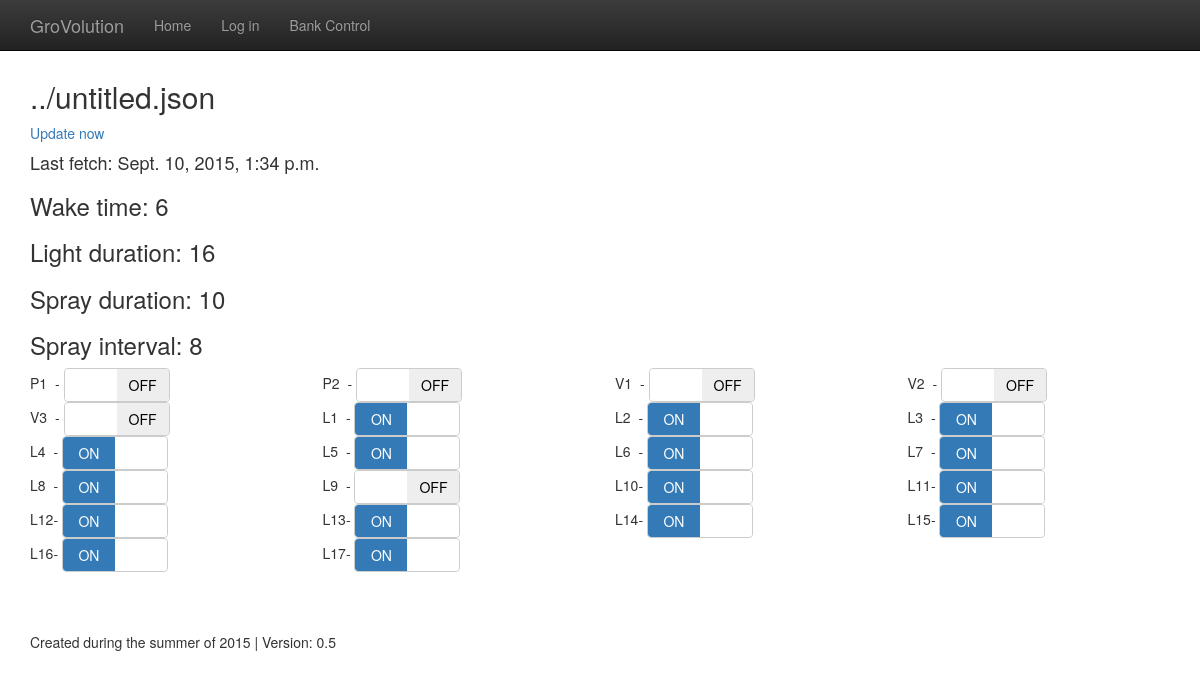
The app's page /gv_bank_display/2/ (signed in) with its own data.
### gv_bank_display/models.py (models this page shows, shortened)
class GV_Bank(models.Model):
    bank_name = models.CharField(max_length=200)
    last_fetch = models.DateTimeField('last fetch')
    wake_time = models.IntegerField()
    light_duration = models.IntegerField()
    spray_interval = models.IntegerField()
    spray_duration = models.IntegerField()
    class Meta:
        verbose_name = "Bank"
        verbose_name_plural = "Banks"

class GV_Relay(models.Model):
    bank = models.ForeignKey(GV_Bank)
    label = models.CharField(max_length=2)
    number = models.IntegerField()
    status = models.BooleanField()
    class Meta:
        verbose_name = "Relay"
        verbose_name_plural = "Relays"

### gv_bank_display/views.py (the view)
# urls.py: url(r'(?P<pk>\d+)/$', views.bank_detail),
@login_required
def bank_detail(request, pk):
    bank = get_object_or_404(GV_Bank, pk=pk)
    return render(request, 'gv_bank_display/bank_detail.html', {'bank': bank})

### gv_bank_display/templates/gv_bank_display/bank_detail.html (shortened to what this page needs)
{% extends "base_template.html" %}
{% block content %}
    <article>
        <h2>{{ bank.bank_name }}</h2>
        <a href="#" onclick="bank_fetch_and_update()">Update now</a>
        <h4>Last fetch: {{ bank.last_fetch }}</h4>
        <h3>Wake time: {{ bank.wake_time }}</h3>
        <h3>Light duration: {{ bank.light_duration }}</h3>
        <h3>Spray duration: {{ bank.spray_duration }}</h3>
        <h3>Spray interval: {{ bank.spray_interval }}</h3>
        <div class="row">
            {% for relay in bank.gv_relay_set.all %}
              <div class="col-xs-6 col-sm-3">
                      {{ relay.label }}{{ relay.number }}{% if relay.number < 10 %}&nbsp;&nbsp;{% endif %}-
              </div>
            {% endfor %}
        </div>
      </article>
{% endblock %}

### templates/base_template.html (shortened to what this page needs)
{% load staticfiles %}
<!DOCTYPE html>
<html>
<head>
    <link rel="stylesheet" href="https://maxcdn.bootstrapcdn.com/bootstrap/3.3.5/css/bootstrap.min.css">
    <link rel="stylesheet" href="https://maxcdn.bootstrapcdn.com/bootstrap/3.3.5/css/bootstrap-theme.min.css">
    <link rel="stylesheet" href="{% static "bootstrap/bootstrap-switch/bootstrap-switch.min.css" %}">
</head>
<body>
    <nav class="navbar navbar-inverse navbar-fixed-top">
        <div class="container">
            <div class="navbar-header">
                <a class="navbar-brand" href="/">GroVolution </a>
            </div>
            <div id="navbar" class="navbar-collapse collapse">
                <ul class="nav navbar-nav">
                    <li><a href="/">Home</a></li>
                    <li><a href="/login/">Log in</a></li>
                    <li><a href="/gv_bank_display/">Bank Control</a></li>
                </ul>
            </div>
        </div>
    </nav>
    <div class="container">
        <br /><br /><br />
        <div class="starter-template">
            {% block content %}{% endblock %}
        </div>
        <br /><br /><br />
        <footer>
            Created during the summer of 2015 | Version: 0.5
        </footer>
    </div>
</body>
</html>

### records on screen
GV_Bank: bank_name "../untitled.json", last_fetch "Sept. 10, 2015, 1:34 p.m.", wake_time "6", light_duration "16", spray_duration "10", spray_interval "8"
GV_Relay: label "P", number "1"
GV_Relay: label "P", number "2"
GV_Relay: label "V", number "1"
GV_Relay: label "V", number "2"
GV_Relay: label "V", number "3"
GV_Relay: label "L", number "1"
GV_Relay: label "L", number "2"
GV_Relay: label "L", number "3"
GV_Relay: label "L", number "4"
GV_Relay: label "L", number "5"
GV_Relay: label "L", number "6"
GV_Relay: label "L", number "7"
GV_Relay: label "L", number "8"
GV_Relay: label "L", number "9"
GV_Relay: label "L", number "10"
GV_Relay: label "L", number "11"
GV_Relay: label "L", number "12"
GV_Relay: label "L", number "13"
GV_Relay: label "L", number "14"
GV_Relay: label "L", number "15"
GV_Relay: label "L", number "16"
GV_Relay: label "L", number "17"
